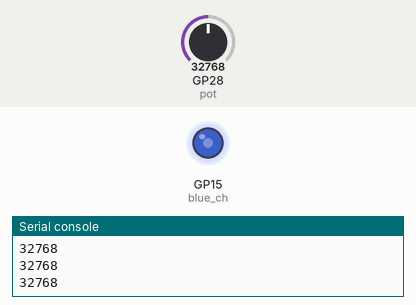
A program run on a simulated Raspberry Pi Pico running MicroPython. On the bench: output pins drawn as LEDs (lit = HIGH), the last lines printed to the serial console. The inputs (shaded band) are chosen by the test bench; at power-on: GP28 (pot) = 32768 (analog values on the 0–65535 scale).

Above: at 1.2 s.
1.3 s: GP28 (pot) set to 45874
At 2.2 s:
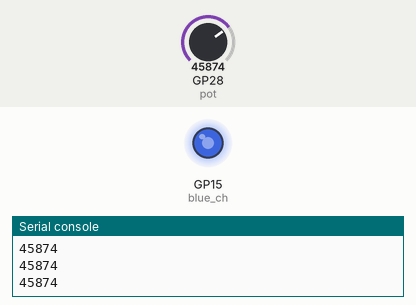
2.9 s: GP28 (pot) set to 57670
At 3.5 s:
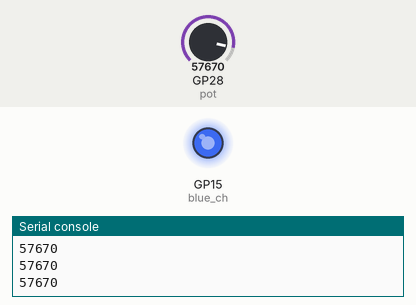
4.5 s: GP28 (pot) set to 7864
At 4.9 s:
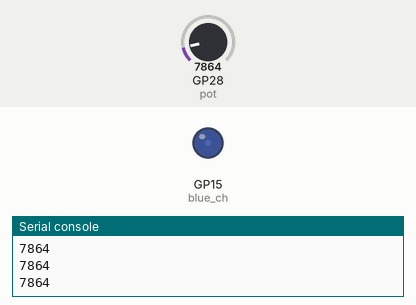
6.1 s: GP28 (pot) set to 0
At 7.4 s:
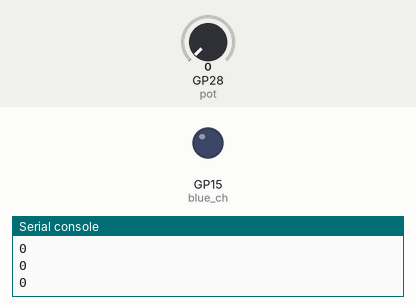
Timing chart, 0 to 8.7 s (numbered marks = the images above; inputs shaded):
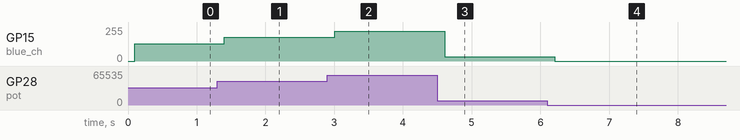

The program:

09_fader.py
```python
from machine import Pin, ADC, PWM
from utime import sleep

blue_ch = PWM(Pin(15))
pot = ADC(28)

while True:
    reading = pot.read_u16()
    sleep(0.1) # recovery time for ADC
    print(reading)
    blue_ch.duty_u16(reading)
```

Measured:
- after the input at 1.3 s, GP15 (blue_ch): 128/255 → 178/255 after 0.10 s
- after the input at 2.9 s, GP15 (blue_ch): 178/255 → 224/255 after 0.11 s
- after the input at 4.5 s, GP15 (blue_ch): 224/255 → 31/255 after 0.11 s
- after the input at 6.1 s, GP15 (blue_ch): 31/255 → 0/255 after 0.11 s
